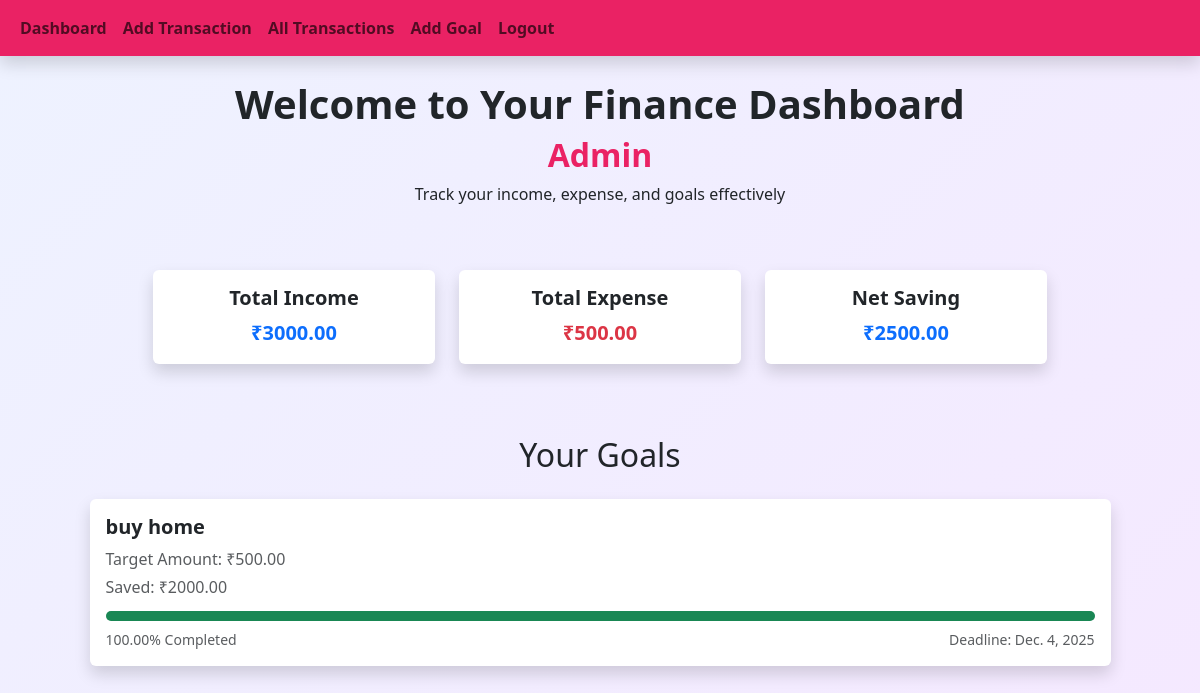
Page /dashboard/ (signed in) on the earlier database version.
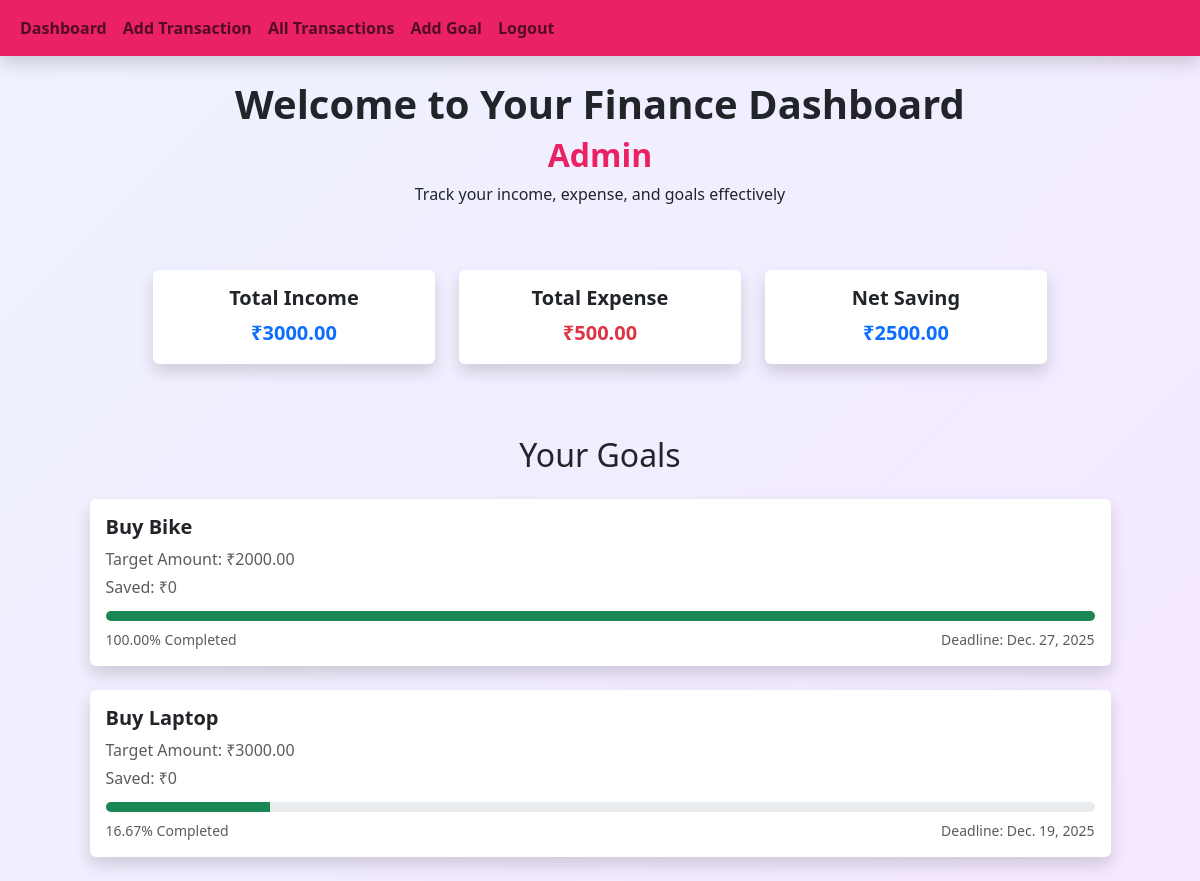
Same page on the later database version.
### finance/models.py (models this page shows, shortened)
class Goal(models.Model):
    user = models.ForeignKey(User, on_delete=models.CASCADE)
    name = models.CharField(max_length=255)
    target_amount = models.DecimalField(max_digits=10, decimal_places=2)
    deadline = models.DateField()

### finance/views.py (the view)
# urls.py: path('dashboard/', views.DashboardView.as_view(), name="dashboard"),
class DashboardView(LoginRequiredMixin, View):
    def get(self, request, *args, **kwargs):
        transactions = Transaction.objects.filter(user = request.user)
        goals = Goal.objects.filter(user = request.user)
        total_income = Transaction.objects.filter(user=request.user, transaction_type="Income").aggregate(Sum('amount'))['amount__sum'] or 0
        total_expense = Transaction.objects.filter(user=request.user, transaction_type="Expense").aggregate(Sum('amount'))['amount__sum'] or 0
        net_savings = total_income - total_expense
        remaining_savings = net_savings
        goal_progress = []
        for goal in goals:
            if remaining_savings >= goal.target_amount:
                goal_progress.append({'goal' : goal, 'progress' :100})
                remaining_savings -= goal.target_amount
            elif remaining_savings > 0:
                progress = (remaining_savings / goal.target_amount) * 100
                goal_progress.append({'goal' : goal, 'progress' : progress})
                remaining_savings = 0
            else:
                goal_progress.append({'goal': goal, 'progress' : 0})
        context = {
            'transactions' : transactions,
            'total_income' : total_income,
            'total_expense' : total_expense,
            'net_savings' : net_savings,
            'goal_progress' : goal_progress,
            'goals' : goals,
            'remaining_savings' : remaining_savings
        }
        return render(request, 'finance/dashboard.html', context)

### finance/templates/finance/dashboard.html (shortened to what this page needs)
{% extends "finance/layout.html" %}
{% block content %}
<div class="min-vh-100" style="background: linear-gradient(135deg, #eef2ff, #f5e8ff);">
    <div class="text-center py-4">
        <h1 class="fw-bold">Welcome to Your Finance Dashboard</h1>
        <h2 style="color: #EA2264" class="fw-bold">{{ request.user|capfirst }}</h2>
        <p>Track your income, expense, and goals effectively</p>
        <div class="row justify-content-center py-5">
            <div class="col-md-3 mb-3 mb-sm-0">
                <div class="card border-0 shadow">
                    <div class="card-body">
                        <h5 class="card-title fw-bold">Total Income</h5>
                        <p class="card-text text-primary fw-bold fs-5">₹{{ total_income|floatformat:2 }}</p>
                    </div>
                </div>
            </div>
            <div class="col-md-3">
                <div class="card border-0 shadow">
                    <div class="card-body">
                        <h5 class="card-title fw-bold">Total Expense</h5>
                        <p class="card-text text-danger fw-bold fs-5">₹{{ total_expense|floatformat:2 }}</p>
                    </div>
                </div>
            </div>
            <div class="col-md-3">
                <div class="card border-0 shadow">
                    <div class="card-body">
                        <h5 class="card-title fw-bold">Net Saving</h5>
                        <p class="card-text text-primary fw-bold fs-5">₹{{ net_savings|floatformat:2 }}</p>
                    </div>
                </div>
            </div>
        </div>
    </div>
    <div class="container">
        <h2 class="text-center mb-4">Your Goals</h2>
        {% for goal in goals %}
            <div class="row justify-content-center">
                <div class="col-md-11 mb-4">
                    <div class="card border-0 shadow p-3">
                        <div class="d-flex justify-content-between">
                            <h5 class="fw-bold">{{ goal.name }}</h5>
                        </div>
                        <p class="text-muted mb-1">Target Amount: ₹{{ goal.target_amount }}</p>
                        <p class="text-muted mb-1">Saved: ₹{{ remaining_savings }}</p>
                        {% for item in goal_progress %}
                            {% if item.goal.id == goal.id %}
                                <div class="progress mt-2" style="height: 10px;">
                                    <div class="progress-bar bg-success" style="width: {{ item.progress }}%;">
                                    </div>
                                </div>
                                <div class="d-flex justify-content-between mt-2">
                                    <span class="text-muted small">{{ item.progress|floatformat:2 }}% Completed</span>
                                    <span class="text-muted small">Deadline: {{ goal.deadline }}</span>
                                </div>
                            {% endif %}
                        {% endfor %}
                    </div>
                </div>
            </div>
        {% endfor %}
    </div>
</div>
{% endblock content %}

### finance/templates/finance/layout.html (shortened to what this page needs)
<!DOCTYPE html>
<html lang="en">
<head>
    <link rel="stylesheet" href="https://cdn.jsdelivr.net/npm/bootstrap@5.3.8/dist/css/bootstrap.min.css">
</head>
<body>
    {% include "finance/navbar.html" %}
    {% block content %}{% endblock content %}
</body>
</html>

### finance/templates/finance/navbar.html (shortened to what this page needs)
<nav class="navbar navbar-expand-lg no-border shadow" style="background-color: #EA2264;">
  <div class="container-fluid">
    <div class="collapse navbar-collapse" id="navbarNav">
      <ul class="navbar-nav">
        {% if user.is_authenticated %}
        <li class="nav-item">
          <a class="nav-link  fw-semibold navcontent" aria-current="page" href="{% url "dashboard" %}">Dashboard</a>
        </li>
        <li class="nav-item">
          <a class="nav-link  fw-semibold navcontent" aria-current="page" href="{% url "transaction_add" %}">Add Transaction</a>
        </li>
        <li class="nav-item">
          <a class="nav-link  fw-semibold navcontent" aria-current="page" href="{% url "transaction_list" %}">All Transactions</a>
        </li>
        <li class="nav-item">
          <a class="nav-link  fw-semibold navcontent" aria-current="page" href="{% url "goal_add" %}">Add Goal</a>
        </li>
        <li class="nav-item">
            <form action="{% url 'logout' %}" method="post" class="d-inline">
                <button type="submit" class="nav-link navcontent fw-semibold">Logout</button>
            </form>
        </li>
        {% endif %}
      </ul>
    </div>
  </div>
</nav>

Differences in the rows shown:
removed Goal: name "buy home", target_amount "500.00", remaining_savings "2000.00", {{ item.progress }} 100 (drawn), progress "100.00", deadline "Dec. 4, 2025"
added Goal: name "Buy Bike", target_amount "2000.00", remaining_savings "0", {{ item.progress }} 100 (drawn), progress "100.00", deadline "Dec. 27, 2025"
added Goal: name "Buy Laptop", target_amount "3000.00", remaining_savings "0", progress "16.67", deadline "Dec. 19, 2025"
